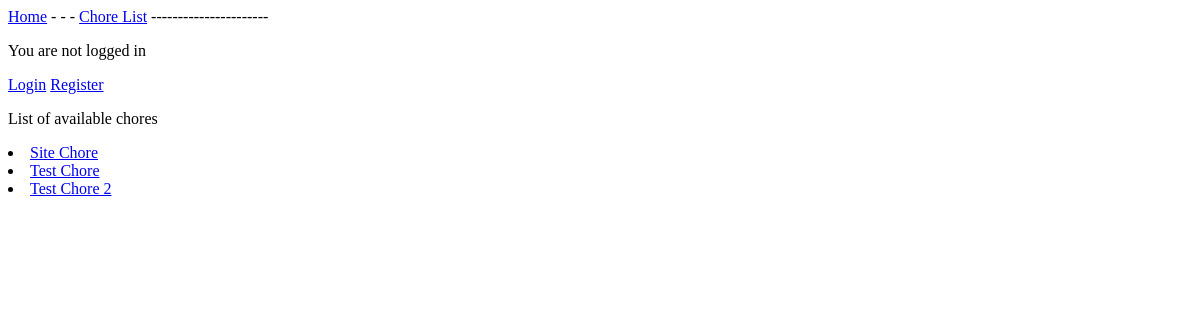
Page /chore_list/ on the earlier database version.
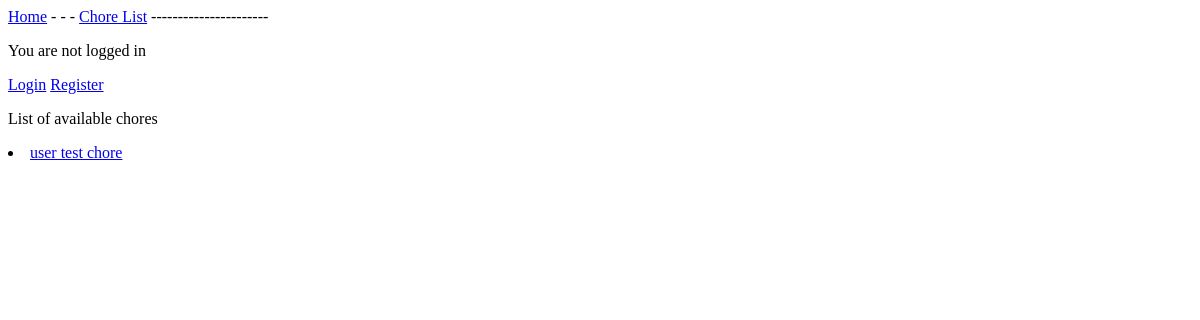
Same page on the later database version.
### chores/models.py (models this page shows, shortened)
class Chores(models.Model):
    name = models.CharField(max_length=140)
    time_listed = models.DateTimeField(auto_now_add=True)
    expire_date = models.DateTimeField()
    pay = models.FloatField()
    image = models.ImageField(blank=True, upload_to='images/')
    completed = models.BooleanField(default=False)
    approved = models.BooleanField(default=False)
    owner = models.ForeignKey(settings.AUTH_USER_MODEL, on_delete=models.CASCADE, null=True)
    def __str__(self):
        return self.name

### chores/views.py (the view)
# urls.py: path('chore_list/', views.chore_list, name='chore_list'),
def chore_list(request):
    chores = Chores.objects.order_by('name').exclude(completed=True)
    context = {'chores' : chores}
    return render(request, 'chores/chore_list.html', context)

### chores/templates/chores/chore_list.html (shortened to what this page needs)
{% extends 'chores/base.html' %}
        {% block content %}
        <P>List of available chores</P>
        {% for chore in chores %}
        <li>
            <a href="{% url 'chores:edit_chore' chore.id %}">{{ chore }}</a>
        </li>
        {% empty %}
        <li>
            No chores available
        </li>
        {% endfor %}
        {% endblock %}

Differences in the rows shown:
no longer on this page (row edited): Chores: name "Site Chore"
no longer on this page (row edited): Chores: name "Test Chore"
no longer on this page (row edited): Chores: name "Test Chore 2"
added Chores: name "user test chore"
